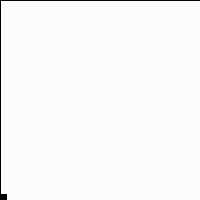
Frame 1 (no input)
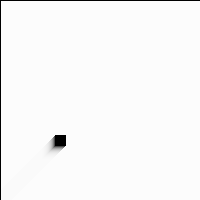
Frame 60 (the mouse pressed at the canvas centre just before this capture)
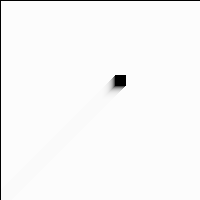
Frame 120 (the mouse held since frame 60 and released just before this capture)

The Processing sketch that drew these frames (run headless with seeded random() and noise(); from frame 60 on, the mouse is pressed at the canvas centre):

// Processing sketch: move3
// ── move3.pde
float X, Y;

void setup(){
   size(200,200);
   colorMode(HSB,100);
   background(99);
   frameRate(30);

   //位置の初期設定
   X = 0;
   Y = 200;
}


void draw(){
   //画面をリセットする関数を呼び出す
   fade();

   //物体の位置
   X = X + 1;
   Y = Y - 1;

   //描画
   fill(0);
   rectMode(CENTER);
   rect(X, Y, 10, 10);
   if(X>width){
     X=0;
     Y=height;
   }
}


//画面をリセットするオリジナルの関数
void fade(){
   fill(99,30);
   rectMode(CORNER);
   rect(0, 0, 200, 200);
}
